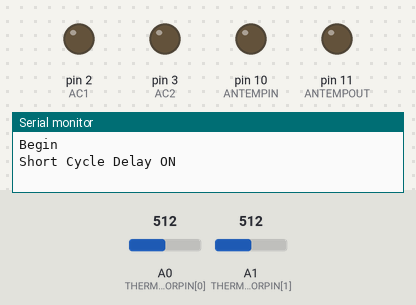
The sketch below on a simulated Arduino Uno, built with avr-gcc and run on an emulated ATmega328P. On the bench: output pins drawn as LEDs (lit = HIGH), the last lines printed to the serial monitor. The test bench sets the inputs (shaded band); at power-on: A0 (THERMISTORPIN[0]) = 512, A1 (THERMISTORPIN[1]) = 512.

Above: at 0.1 s.
At 60.4 s:
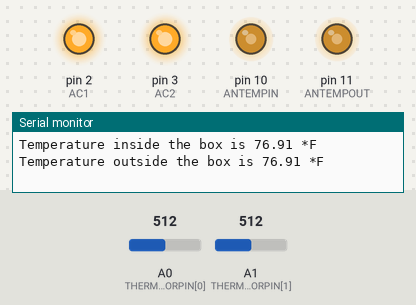
Timing chart, 0 to 61.9 s (numbered marks = the images above):
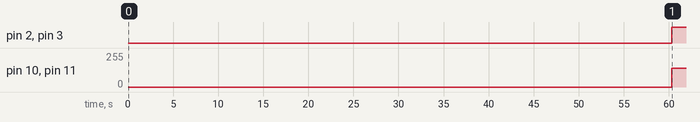

The sketch:

Sketch_McC_Air_Cond_Control.ino
```cpp
/* McCauley Propeller Systems
   Air Conditioner Control v1.0
   Oct 10, 2012
   Programmer: Timothy Williams
*/


// which analog pin to connect
const int THERMISTORPIN[] = {A0,A1};

// resistance at 25 degrees C
const int THERMISTORNOMINAL = 10000;
// temp. for nominal resistance (almost always 25 C)
const int TEMPERATURENOMINAL = 25;
// how many samples to take and average, more takes longer
// but is more 'smooth'
const int NUMSAMPLES = 5;
// The beta coefficient of the thermistor (usually 3000-4000)
const int BCOEFFICIENT = 3452;
// the value of the 'other' resistor
const int SERIESRESISTOR = 10000;
// the output for temp data
const int ANTEMPIN = 10;
const int ANTEMPOUT = 11;
// control outputs for airconditioner
const int  AC1 = 2;
const int  AC2 = 3;
//control parameters for air conditioner loop
const int TEMPLOW = 60;     //the low temp point where air conditioners will turn off
const int TEMPHI = 63;      // the high temp point where air conditioner will turn on
const int SHORTCYCLE = 60 * 1000;  //short cycle delay to allow compressor time to depressurize
const int SHORTCYCLELED = 13;
int samples[NUMSAMPLES];
long previousMillis = 0;
unsigned long currentMillis = 0;
int intialshortcycle = 0;


void setup(void)
{
  Serial.begin(9600);
  //analogReference(EXTERNAL);  // sets the analog in reference to some other voltage.
                                // In this case is used to be to the 3.3 Vdc but the
                                //Sparkfun Pro Mini doesn't have analog reference.
  pinMode(AC1, OUTPUT);
  pinMode(AC2, OUTPUT);
}

void loop(void)
{


  Serial.println("Begin");
  if (intialshortcycle == 0)            //In case power is short-cycled on the controller, this
  {                                     //will engage a delay so the airconditioners aren't
    digitalWrite(SHORTCYCLELED, HIGH);  //damaged from power cycling
    Serial.println("Short Cycle Delay ON");
    previousMillis = millis();
    delay(60000);
    digitalWrite(SHORTCYCLELED, LOW);
    intialshortcycle = 1;
    Serial.println("Short Cycle Delay OFF");
  }


  int a;
  int i;
  float average[2];


  // take N samples in a row, with a slight delay, loop through twice for each temp
  for (a=0; a<2; a++)
  {
  for (i=0; i< NUMSAMPLES; i++)
  {
   samples[i] = analogRead(THERMISTORPIN[a]);
   delay(10);
  }

  // average all the samples out
  average[a] = 0;
    for (i=0; i< NUMSAMPLES; i++) {

     average[a] += samples[i];
  }
  average[a] /= NUMSAMPLES;
  }
  Serial.print("Average analog reading inside the box ");
  Serial.println(average[0]);
  Serial.print("Average analog reading outside the box ");
  Serial.println(average[1]);

  // convert the value to resistance
  for (a=0; a<2; a++) {
  average[a] = 1023 / average[a] - 1;
  average[a] = SERIESRESISTOR / average[a];
  }
  Serial.print("Thermistor resistance inside the box is ");
  Serial.println(average[0]);
  Serial.print("Thermistor resistance outside the box is ");
  Serial.println(average[1]);

 float steinhart[2];
 for (a=0; a<2; a++){

  steinhart[a] = average[a] / THERMISTORNOMINAL;     // (R/Ro)
  steinhart[a] = log(steinhart[a]);                  // ln(R/Ro)
  steinhart[a] /= BCOEFFICIENT;                   // 1/B * ln(R/Ro)
  steinhart[a] += 1.0 / (TEMPERATURENOMINAL + 273.15); // + (1/To)
  steinhart[a] = 1.0 / steinhart[a];                 // Invert
  steinhart[a] -= 273.15;                         // convert to C
  steinhart[a] *= 9;                             // begin conversion to F
  steinhart[a] /= 5;
  steinhart[a] += 32;                             // finish conversion to F
 }

  Serial.print("Temperature inside the box is ");
  Serial.print(steinhart[0]);
  Serial.println(" *F");
  Serial.print("Temperature outside the box is ");
  Serial.print(steinhart[1]);
  Serial.println(" *F");


  // Write the temperatures to PWM outputs for shaker controller input
  float tempin = map(steinhart[0], 20, 120, 0, 255);
  float tempout = map(steinhart[1], 20, 120, 0, 255);
  analogWrite(ANTEMPIN, tempin);
  analogWrite(ANTEMPOUT, tempout);

  currentMillis = millis();
  // First control loop to control one air conditioner
  if (steinhart[0] < TEMPLOW)
  {
      digitalWrite(AC1, LOW);
      digitalWrite(AC2, LOW);
      previousMillis = currentMillis;
    }


   if (steinhart[0] > TEMPHI)
   {
    if (currentMillis - previousMillis > 60000)
    {
     digitalWrite(AC1, HIGH);
     digitalWrite(AC2, HIGH);
     digitalWrite(SHORTCYCLELED, LOW);

    }
    else
    {
      Serial.println("Short Cycle Delay");
      digitalWrite(SHORTCYCLELED, HIGH);
    }
   }

  delay(100);
}
```

Measured:
- by itself, pin 2 (AC1), pin 3 (AC2): LOW → HIGH at 60.3 s
- by itself, pin 10 (ANTEMPIN), pin 11 (ANTEMPOUT): 0/255 → 142/255 at 60.3 s
